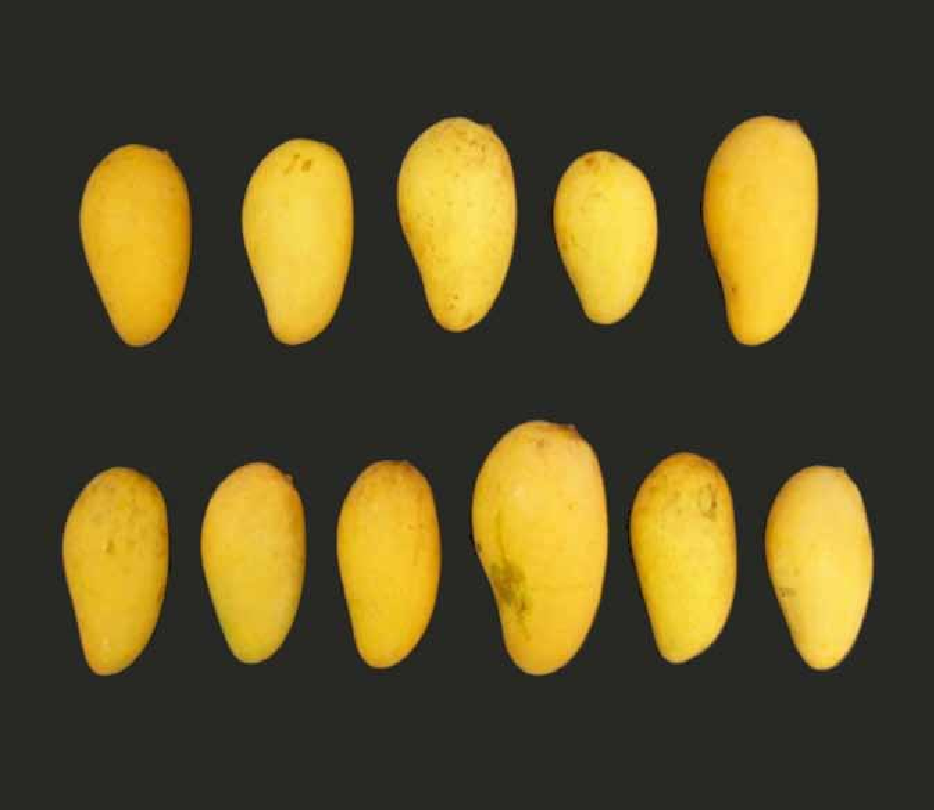
#> input picture demo.png, 934 x 810 px
$ python count-only.py
#> lines starting #> are read from the running program, lines starting #| are printed output that depends on the picture; after the words box and inside, x2 and y2 are one past the last pixel; in counts of white or black regions, pixels touching at a corner belong together
import cv2 as cv
import numpy as np

#
sourceImage = cv.imread('demo.png')
#> sourceImage is the input picture: shape (810, 934, 3); mean B, G, R 39.8, 78.8, 89.9
grayImage = cv.cvtColor(sourceImage, cv.COLOR_BGR2GRAY)
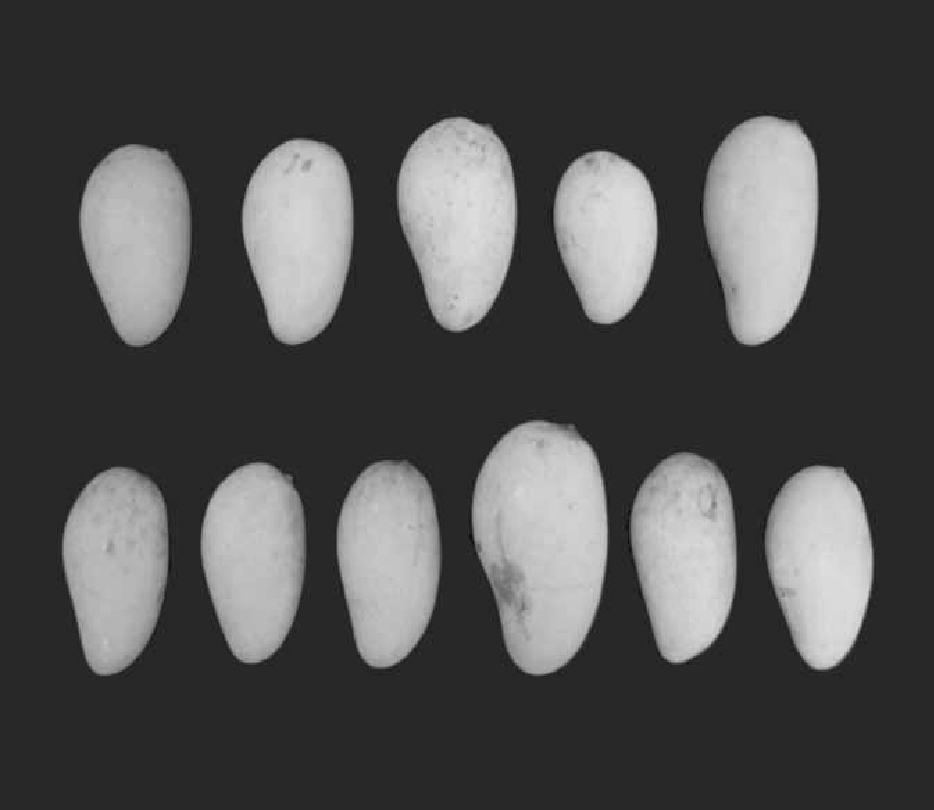
#> grayImage: shape (810, 934); min 9, max 224, mean 77.6
ret, binaryImage = cv.threshold(grayImage, 100, 255, cv.THRESH_BINARY_INV | cv.THRESH_OTSU)
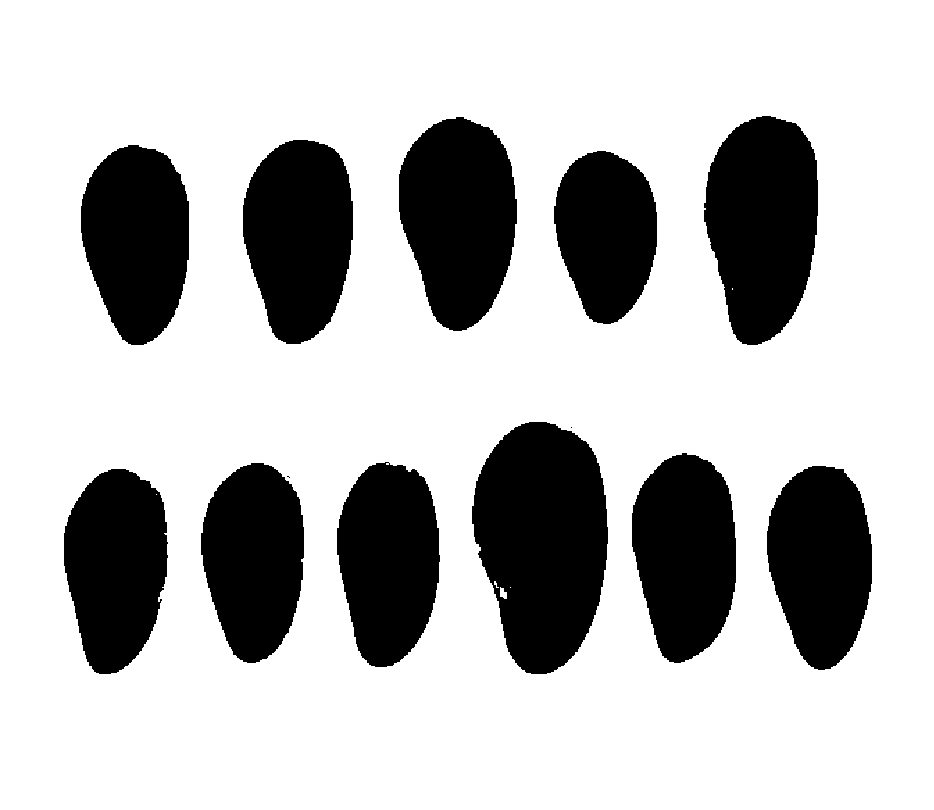
#> binaryImage: shape (810, 934); 74.3% white; 13 black regions (2 under 20 px)
#> ret = 112

#
contours = cv.findContours(binaryImage, cv.RETR_LIST, cv.CHAIN_APPROX_SIMPLE)[-2]
#> contours = 20 contours, 7 with area under 20; largest, box (x1, y1, x2, y2) and area: (0, 0, 934, 810) 754797, (471, 421, 609, 675) 26274, (703, 115, 819, 346) 20274, (398, 116, 518, 332) 19252, (242, 139, 354, 345) 17718
# print(contours)

# filter by area
s1 = 5000
s2 = 30000
xcnts = []
for cnt in contours:
    # print(cv.contourArea(cnt))
    if s1 < cv.contourArea(cnt) < s2:
        xcnts.append(cnt)
#> this loop made 20 passes
#> cnt on passes 1, 4, 5, 12, 14, 20: [[510, 587]], [[156, 494]], [[288, 477], [289, 476], [290, 477], [289, 478]], [[570, 427], [571, 426], [572, 427], [571, 428]], [[732, 288], [732, 289]], [[0, 0], [0, 809], [933, 809], [933, 0]]
#> after the loop, xcnts = 11 contours; largest, box (x1, y1, x2, y2) and area: (471, 421, 609, 675) 26274, (703, 115, 819, 346) 20274, (398, 116, 518, 332) 19252, (242, 139, 354, 345) 17718, (631, 452, 737, 664) 17154

# for cnt in xcnts:
#     print(cv.contourArea(cnt))

print("Amount of mongo: {}" . format(len(xcnts)))
#| Amount of mongo: 11

# draw
cv.drawContours(sourceImage, xcnts, -1, (0,255,0), 3)
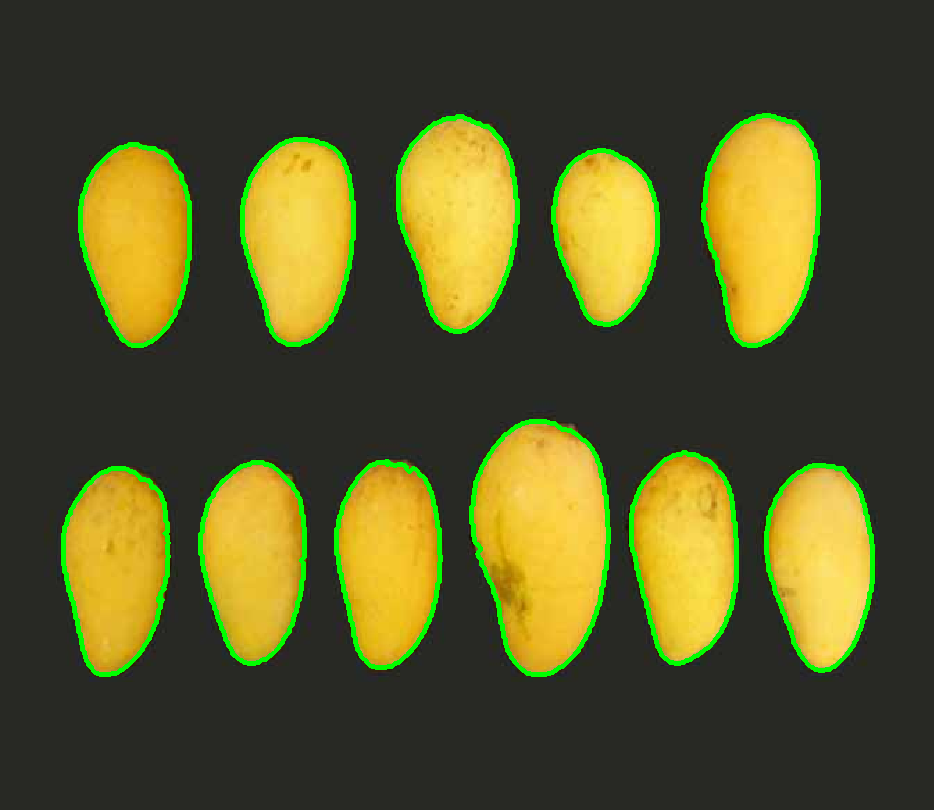
#> sourceImage: shape (810, 934, 3); 3.66% of pixels changed, all inside (x1, y1, x2, y2) = (61, 113, 875, 677)

#
cv.imshow('source', sourceImage)
# cv.imshow('gray', grayImage)
cv.imshow('binary', binaryImage)

# [12 lines of commented-out code are left out]
cv.waitKey(0)
cv.destroyAllWindows()
